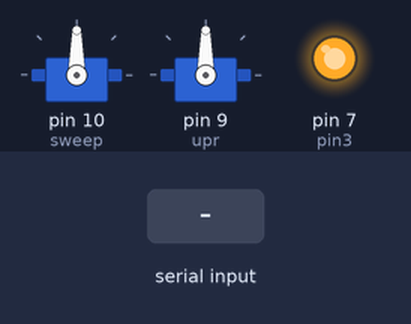
The sketch below on a simulated Arduino Uno, built with avr-gcc and run on an emulated ATmega328P. On the bench: 2 × servo, output pins drawn as LEDs (lit = HIGH). Inputs (shaded band) come from the test bench.

Above: at 1.2 s.
1.3 s: byte 30 received over Serial
At 1.6 s:
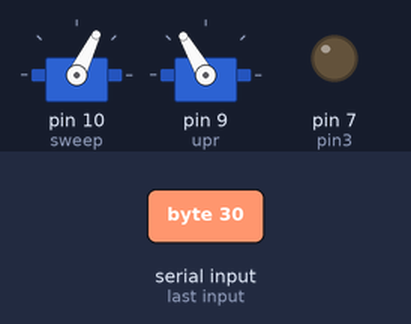
4.3 s: byte 90 received over Serial
At 5.1 s:
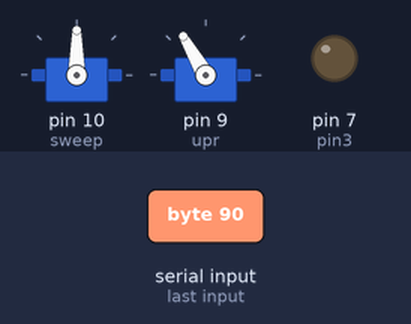
7.3 s: byte 120 received over Serial
At 8.6 s:
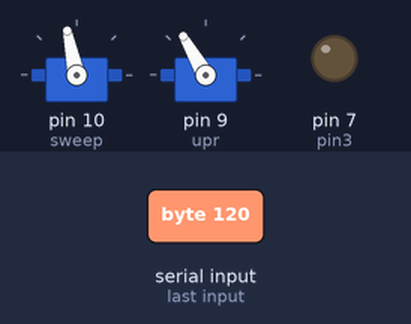
Timing chart, 0 to 11.3 s (numbered marks = the images above; inputs shaded):
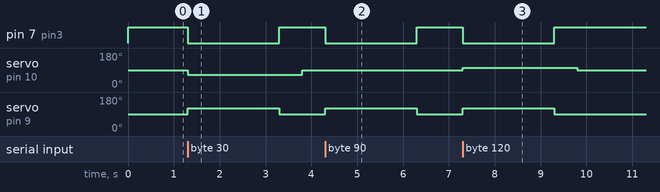

Measured:
- after the input at 1.3 s, pin 7 (pin3): HIGH → LOW at once, → HIGH 2.0 s later; servo on pin 10 (sweep): 90° → 64° at once, → 90° 2.5 s later; servo on pin 9 (upr): 90° → 120° at once, → 90° 2.0 s later
- after the input at 4.3 s, pin 7 (pin3): HIGH → LOW at once, → HIGH 2.0 s later; servo on pin 9 (upr): 90° → 120° at once, → 90° 2.0 s later
- after the input at 7.3 s, pin 7 (pin3): HIGH → LOW at once, → HIGH 2.0 s later; servo on pin 10 (sweep): 90° → 102° at once, → 90° 2.5 s later; servo on pin 9 (upr): 90° → 120° at once, → 90° 2.0 s later

The sketch:

Firing_Sequence.ino
```cpp
#include <Servo.h>
int cmd = 0;
int up = 0 ; // lower servo angle offset
int low = 0 ; // upper servo angle offset
int fire = 0 ;
int cmd_map=0;
const int FiringTime = 2000;
Servo sweep ;
Servo upr ;
int pin3=7;


void setup() {
  sweep.attach(10);
  upr.attach(9);
  sweep.write(90);
  upr.write(90);
  pinMode(pin3, OUTPUT);
  digitalWrite(pin3, HIGH);
  Serial.begin(9600);
}
void loop() {
  if (Serial.available() > 0) {
    cmd = Serial.read();
      up = 30;
      //low = 90-cmd;
        cmd_map=map(cmd,0,180,52,128);
        digitalWrite(pin3, LOW);
        sweep.write(cmd_map);
        upr.write(90+up);
        delay(FiringTime);
        upr.write(90-up);
        digitalWrite(pin3, HIGH);
        upr.write(90);
        delay(500);
        sweep.write(90);

  }
}
```
